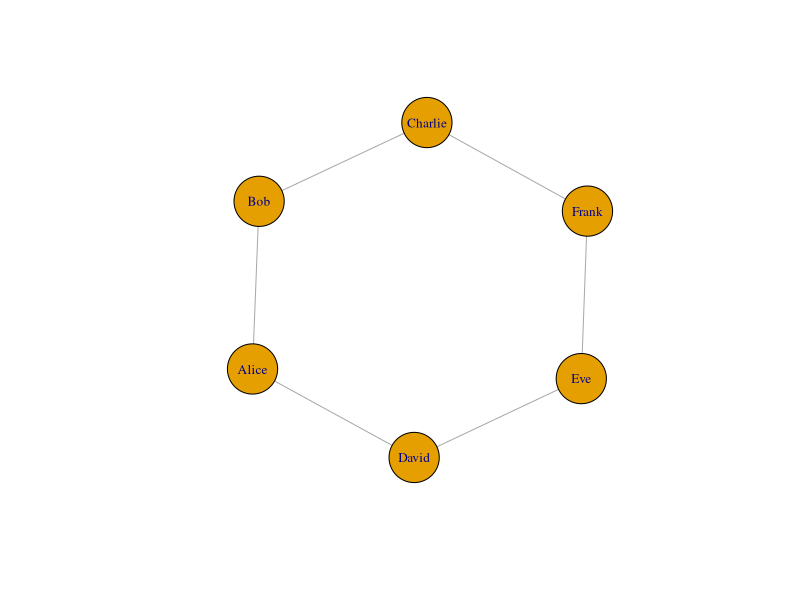
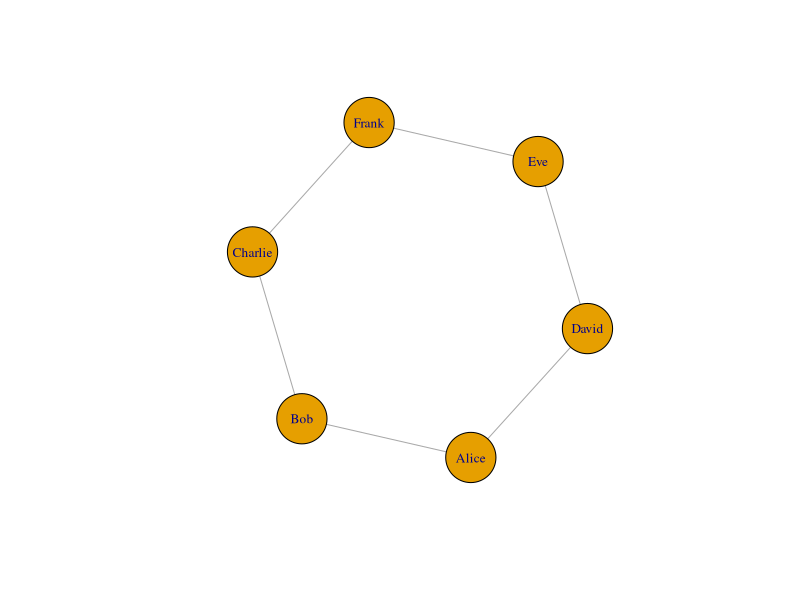
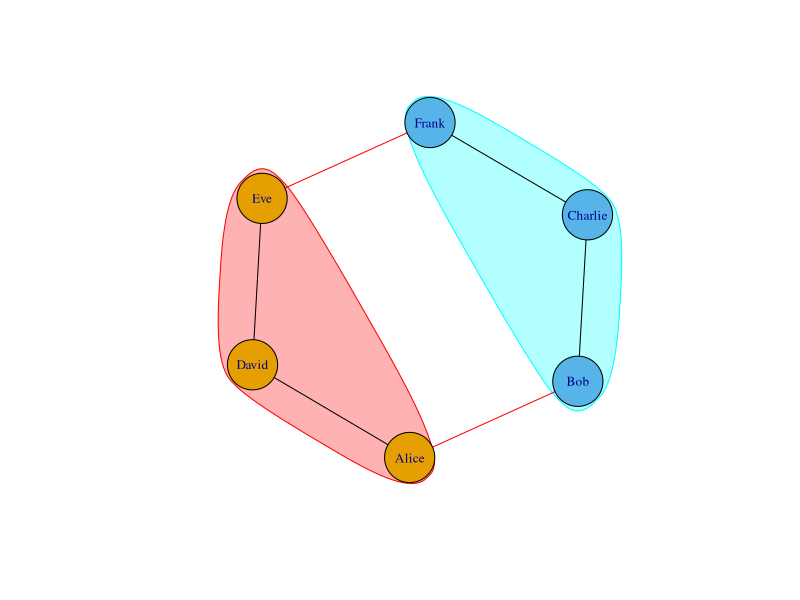

Write the R code that produced these figures, in order.
# Install and load the igraph package
install.packages("igraph")
library(igraph)

# Step 1: Create a Network (Graph) from an Edge List
# You can replace this with your actual data
edge_list <- c("Alice", "Bob",
               "Bob", "Charlie",
               "Alice", "David",
               "David", "Eve",
               "Eve", "Frank",
               "Charlie", "Frank")

# Create the graph from the edge list
g <- graph(edges = edge_list, directed = FALSE)

# Assign labels to the vertices (optional)
V(g)$label <- V(g)$name

# Step 2: Visualize the Network
# Basic plot
plot(g, vertex.size = 30, vertex.label.cex = 0.8)

# Improved visualization with a layout
plot(g, layout = layout_with_fr, vertex.size = 30, vertex.label.cex = 0.8)

# Step 3: Calculate Centrality Measures
# Degree Centrality
degree_centrality <- degree(g)
print("Degree Centrality:")
print(degree_centrality)

# Betweenness Centrality
betweenness_centrality <- betweenness(g, normalized = TRUE)
print("Betweenness Centrality:")
print(betweenness_centrality)

# Closeness Centrality
closeness_centrality <- closeness(g, normalized = TRUE)
print("Closeness Centrality:")
print(closeness_centrality)

# Step 4: Analyze Network Properties
# Network Density
network_density <- edge_density(g)
print("Network Density:")
print(network_density)

# Network Diameter
network_diameter <- diameter(g)
print("Network Diameter:")
print(network_diameter)

# Clustering Coefficient
avg_clustering_coef <- transitivity(g, type = "average")
print("Average Clustering Coefficient:")
print(avg_clustering_coef)

# Step 5: Detect Communities in the Network
# Apply the edge betweenness community detection algorithm
communities <- cluster_edge_betweenness(g)

# Print community membership for each node
membership <- membership(communities)
print("Community Membership:")
print(membership)

# Plot the communities with different colors
plot(communities, g, vertex.size = 30, vertex.label.cex = 0.8)

# Step 6: Additional Analysis
# Shortest Paths
shortest_path <- shortest_paths(g, from = "Alice", to = "Frank")
print("Shortest Path from Alice to Frank:")
print(shortest_path$vpath)

# Assortativity (Degree Assortativity)
assortativity_degree <- assortativity_degree(g)
print("Degree Assortativity:")
print(assortativity_degree)

# Step 7: Save and Export Results
# Create a data frame of centrality measures and community membership
centrality_measures <- data.frame(
  Node = V(g)$name,
  Degree = degree_centrality,
  Betweenness = betweenness_centrality,
  Closeness = closeness_centrality,
  Community = membership
)

# Save the data frame to a CSV file
write.csv(centrality_measures, "centrality_measures.csv", row.names = FALSE)



